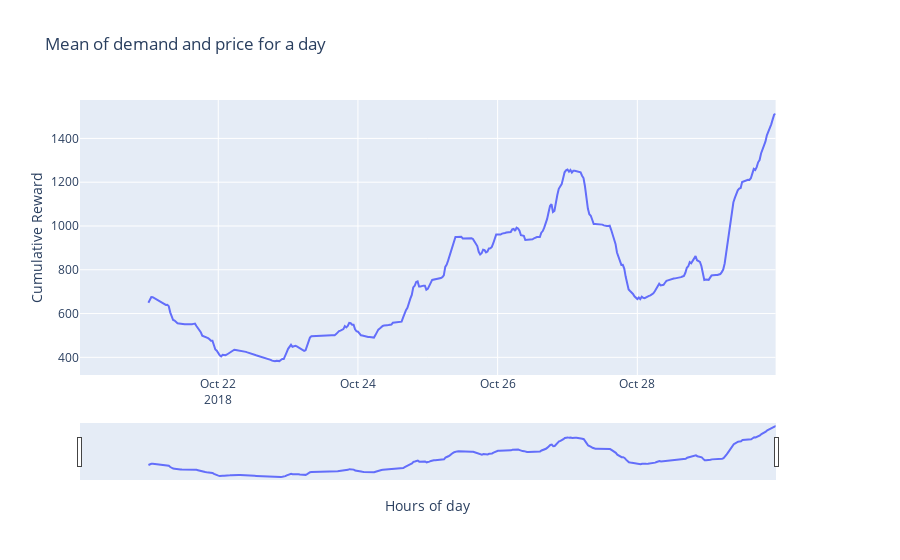

This figure's notebook cell:
### Code cell
cumulative_reward = results['r'].rolling(window=48).mean()
fig = make_subplots(specs=[[{"secondary_y": True}]])
fig.add_trace(go.Scatter(x=results['timestamp'], y=cumulative_reward, name='reward'), secondary_y=False)

# Add figure title
fig.update_layout(
    title_text="Mean of demand and price for a day",
    xaxis_rangeslider_visible=True,
)

# Set x-axis title
fig.update_xaxes(title_text="Hours of day")

# Set y-axes titles
fig.update_yaxes(title_text="Cumulative Reward")

fig.show()

### Figure 1 — Plotly figure (JSON) as saved in the notebook; plotly's stock layout.template omitted (floating-point values rounded to 4 significant figures; data arrays with more than 128 entries replaced by an {"elided": "..."} marker saying what was removed)
{"data": [{"name": "reward", "type": "scatter", "x": {"elided": "479 str values"}, "xaxis": "x", "y": {"elided": "479 float values"}, "yaxis": "y"}], "layout": {"title": {"text": "Mean of demand and price for a day"}, "xaxis": {"anchor": "y", "domain": [0, 0.94], "rangeslider": {"visible": true}, "title": {"text": "Hours of day"}}, "yaxis": {"anchor": "x", "domain": [0, 1], "title": {"text": "Cumulative Reward"}}, "yaxis2": {"anchor": "x", "overlaying": "y", "side": "right", "title": {"text": "Cumulative Reward"}}}}
